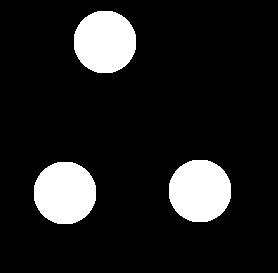
#> input picture Contours/`data/img1.png, 278 x 273 px, found by its file name
$ jupyter execute Q1.ipynb
#> lines starting #> are read from the running program, lines starting #| are printed output that depends on the picture; after the words box and inside, x2 and y2 are one past the last pixel; in counts of white or black regions, pixels touching at a corner belong together; long printed decimals are rounded
References:

https://drive.google.com/file/d/1STKK4w3wAbHNCkI9idvV5KgFfV6mcH0u/view

https://drive.google.com/file/d/1TDY6d2VvJ2A44Rke35BR3Wh1kx1GbKVj/view

https://learnopencv.com/contour-detection-using-opencv-python-c/

https://byjus.com/maths/angle-between-two-lines/

https://www.geeksforgeeks.org/python-opencv-cv2-line-method/

https://stackoverflow.com/questions/18632276/how-to-draw-a-line-on-an-image-in-opencv?rq=1

https://www.programcreek.com/python/example/84098/cv2.line

https://stackoverflow.com/questions/28260962/calculating-angles-between-line-segments-python-with-math-atan2

Importing our required libraries

[cell 1]
import cv2
import numpy as np
import matplotlib.pyplot as plt
import math

Reading our images and converting to grayscale

[cell 2]
path = 'C:\Danyal\Work\FAST\Semester 5\Digital Image Processing\i192014_DanyalFaheem_19_A3\`data\img1.png'
img = cv2.imread(path, cv2.IMREAD_GRAYSCALE)
#> img: shape (273, 278); 12.2% white; 3 white regions
img_colour = cv2.imread(path, cv2.IMREAD_COLOR)
#> img_colour is the input picture: shape (273, 278, 3); 12.2% white; 3 white regions, box (x1, y1, x2, y2) and area: (74, 11, 136, 73) 3096, (169, 160, 231, 222) 3096, (34, 162, 96, 224) 3096

Calculating the centers of the objects and connecting them with lines

[cell 3]
#Thresholding our image to convert to binary
threshold, bw = cv2.threshold(img, 100, 255, cv2.THRESH_BINARY)
#Reading our image
path = 'C:\Danyal\Work\FAST\Semester 5\Digital Image Processing\i192014_DanyalFaheem_19_A3\`data\img1.png'
img_colour = cv2.imread(path, cv2.IMREAD_COLOR)
#Finding the external contours of the image
contours, hierarchy = cv2.findContours(bw,cv2.RETR_EXTERNAL,cv2.CHAIN_APPROX_SIMPLE)
#> contours = 3 contours; box (x1, y1, x2, y2) and area: (34, 162, 96, 224) 3007, (169, 160, 231, 222) 3007, (74, 11, 136, 73) 3007
print(len(contours))
#| 3
#Intializing a list for later use
points = []
#Looping through all the contours
for i in range(len(contours)):
    #Finding the moments of each contour
    M = cv2.moments(contours[i])
    #Finding the centers of each contour
    x = int(M["m10"] / M["m00"])
    y = int(M["m01"] / M["m00"])
    #Drawing a circle on each center of object
    cv2.circle(img_colour, (x, y), 5, (0, 255, 0), -1)
    #Appending the x and y axis for later user
    points.append((x,y))
#> this loop made 3 passes
#> (x, y) on passes 1 to 3: (64, 192), (199, 190), (104, 41)
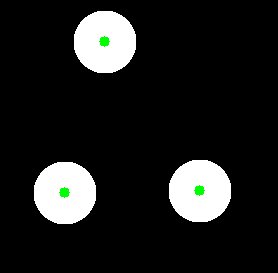
#> img_colour: shape (273, 278, 3); 0.32% of pixels changed, all inside (x1, y1, x2, y2) = (59, 36, 205, 198)
#> after the loop, points = [(64, 192), (199, 190), (104, 41)]
temp = img_colour.copy()
# print (points)
distances = []
#Looping through the x,y points of the centers
for i in points:
    for y in points:
        if i != y:
            #Draw line between the two centers
            cv2.line(img_colour, i, y, (255, 0, 0), 2)
            #If distance of line already not printed, write it on image
            if (int(np.sqrt((y[0] - i[0])**2 + (y[1] - i[1])**2))) in distances:
                print("")
            else:
                #Calculating midpoints of lines to print length there
                index = (int((i[0] + y[0]) / 2) , int((i[1] + y[1]) / 2) )
                #Appending the line drawn so that it is not redrawn
                distances.append(int(np.sqrt((y[0] - i[0])**2 + (y[1] - i[1])**2)))
                #Printing the length of the lines calculated by the ((y2 - y1)^2  + (x2 - x1)^2)^0.5 formular
                cv2.putText(img_colour, str((int(np.sqrt((y[0] - i[0])**2 + (y[1] - i[1])**2)))), (index),  2, 1, (255,0,0))
#> this loop made 3 passes
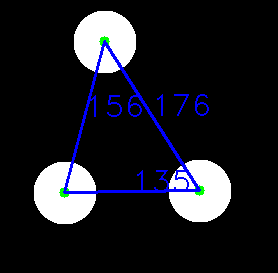
#> img_colour: shape (273, 278, 3); 2.78% of pixels changed, all inside (x1, y1, x2, y2) = (63, 40, 209, 194)
#> after the loop, distances = [135, 156, 176]
plt.imshow(img_colour)
plt.axis('off')
plt.show()

Now calculating the angles in between the lines

[cell 4]
#Code for angles calculation acquired from:
#https://stackoverflow.com/questions/28260962/calculating-angles-between-line-segments-python-with-math-atan2
def dot(vA, vB):
    return vA[0]*vB[0]+vA[1]*vB[1]

def ang(lineA, lineB):
    # Get nicer vector form
    vA = [(lineA[0][0]-lineA[1][0]), (lineA[0][1]-lineA[1][1])]
    vB = [(lineB[0][0]-lineB[1][0]), (lineB[0][1]-lineB[1][1])]
    # Get dot prod
    dot_prod = dot(vA, vB)
    # Get magnitudes
    magA = dot(vA, vA)**0.5
    magB = dot(vB, vB)**0.5
    # Get cosine value
    cos_ = dot_prod/magA/magB
    # Get angle in radians and then convert to degrees
    angle = math.acos(dot_prod/magB/magA)
    # Basically doing angle <- angle mod 360
    ang_deg = math.degrees(angle) % 360

    if ang_deg-180 >= 0:
        # As in if statement
        return 360 - ang_deg
    else:

        return ang_deg
#Traversing the list of points to draw lines
for i in points:
    for y in points:
        if i != y:
            #Draw line between the two centers
            cv2.line(temp, i, y, (255, 0, 0), 2)
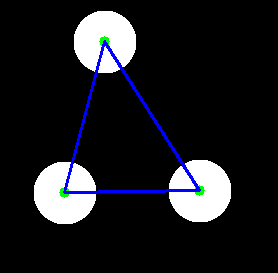
#> temp: shape (273, 278, 3); 1.89% of pixels changed, all inside (x1, y1, x2, y2) = (63, 40, 201, 194)


#Create lines segments using the center of points
line1 = [points[0], points[1]]
#> line1 = [(64, 192), (199, 190)]
line2 = [points[2], points[0]]
#> line2 = [(104, 41), (64, 192)]
line3 = [points[2], points[1]]
#> line3 = [(104, 41), (199, 190)]
line4 = [points[0], points[2]]
#> line4 = [(64, 192), (104, 41)]

print(ang(line2, line3))
#> in ang, `vA = [(lineA[0][0]-lineA[1][0]), (lineA[0][1]-lineA[1][1])]`: vA = [40, -151]
#> in ang, `vB = [(lineB[0][0]-lineB[1][0]), (lineB[0][1]-lineB[1][1])]`: vB = [-95, -149]
#> in ang, `dot_prod = dot(vA, vB)`: dot_prod = 18699
#> in ang, `magA = dot(vA, vA)**0.5`: magA = 156.2
#> in ang, `magB = dot(vB, vB)**0.5`: magB = 176.7
#> in ang, `cos_ = dot_prod/magA/magB`: cos_ = 0.677
#> in ang, `angle = math.acos(dot_prod/magB/magA)`: angle = 0.827
#> in ang, `ang_deg = math.degrees(angle) % 360`: ang_deg = 47.36
#| 47.358
print(line2, line3)
#| [(104, 41), (64, 192)] [(104, 41), (199, 190)]
print(ang(line1, line3))
#| 58.328
print(line3, line1)
#| [(104, 41), (199, 190)] [(64, 192), (199, 190)]
print(int(ang(line4, line1)))
#| 74
print(line4, line1)
#| [(64, 192), (104, 41)] [(64, 192), (199, 190)]

#Calculate angles using the formulas provided
#Write angles on the image
cv2.putText(temp, str(int(ang(line2, line3))), (line2[0]),  2, 1, 255)
cv2.putText(temp, str(int(ang(line1, line3))), (line1[1]),  2, 1, 255)
cv2.putText(temp, str(int(ang(line4, line1))), (line4[0]),  2, 1, 255)
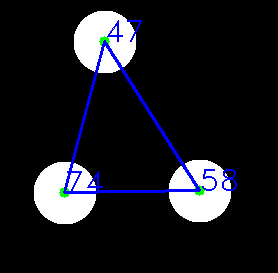
#> temp: shape (273, 278, 3); mean B, G, R 34.2, 28.1, 27.6

plt.imshow(temp)
plt.axis('off')
plt.show()
